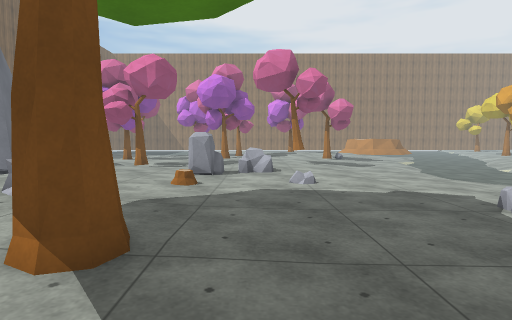
[1] (above)

19 first-person views from a walk through a 3-D level made in the Unity game engine. The camera is 1.3 m above the floor, tilts 4° down and sees 80° across. The floor is counted in squares, 1 m on a side. Each view is taken from the middle of a square. On the plan, view 1 faces up. The plan holds only what a view shows up to about 14 squares ahead; the rest is blank. The place goes on beyond the plan. The player is left out. Some animated figures are not drawn. Surface patterns are stand-ins for the level's own textures.

[2]
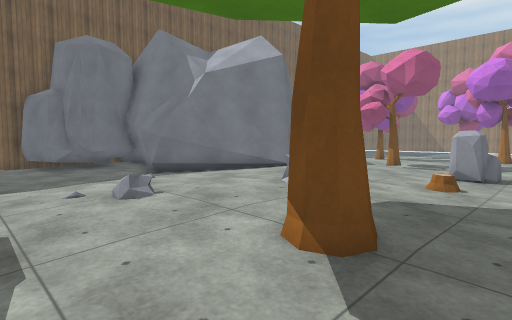

[3]
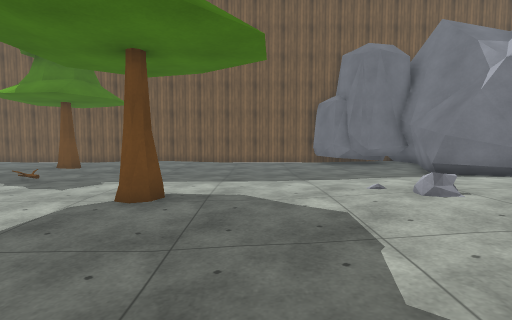

[4]
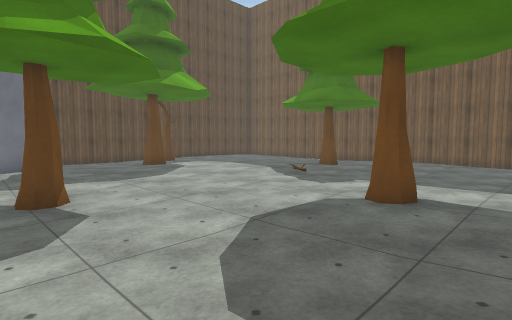

[5]
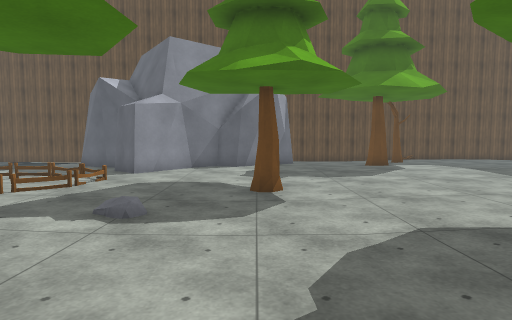

[6]
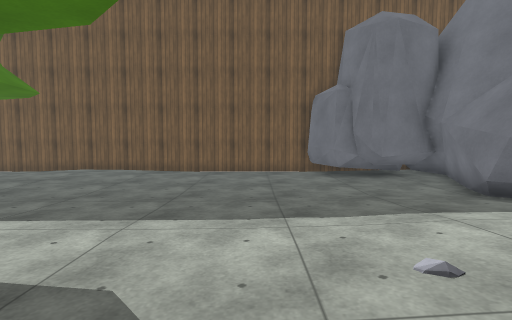

[7]
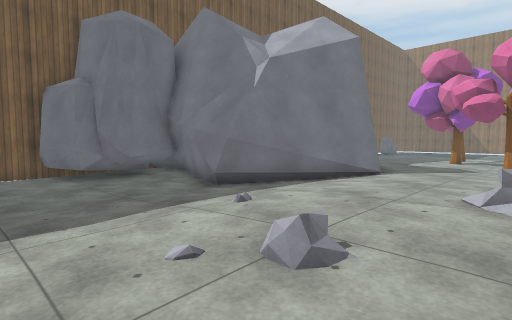

[8]
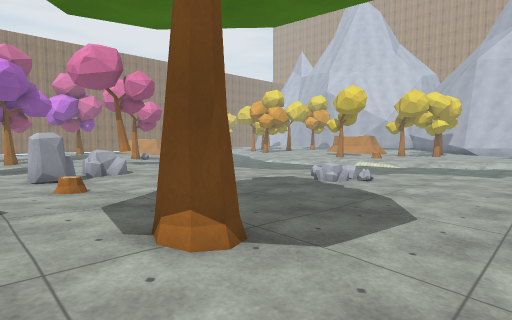

[9]
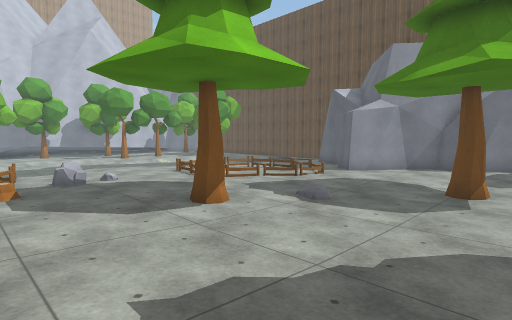

[10]
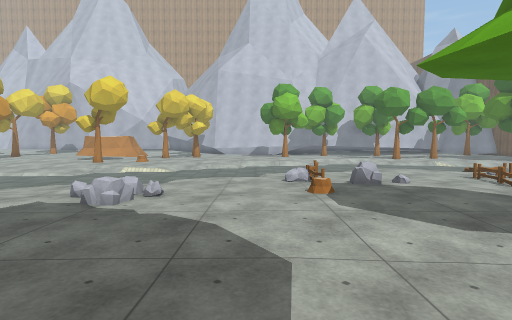

[11]
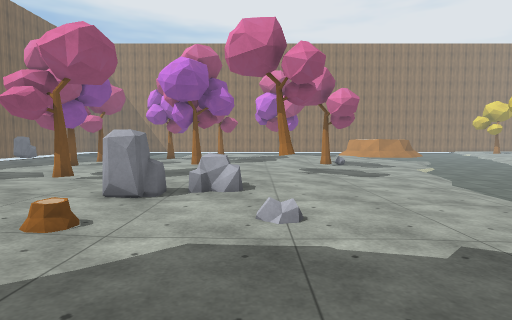

[12]
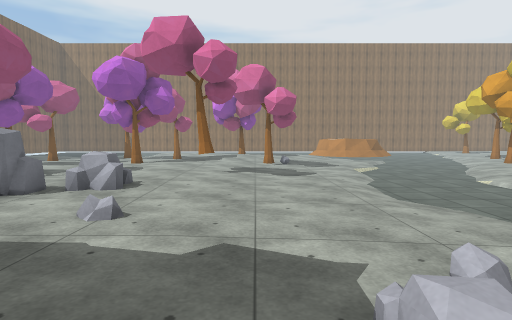

[13]
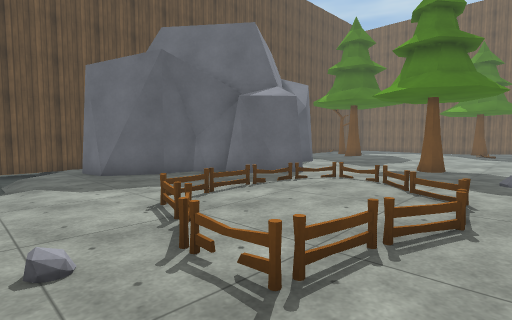

[14]
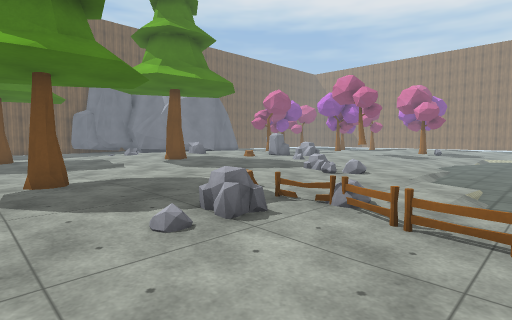

[15]
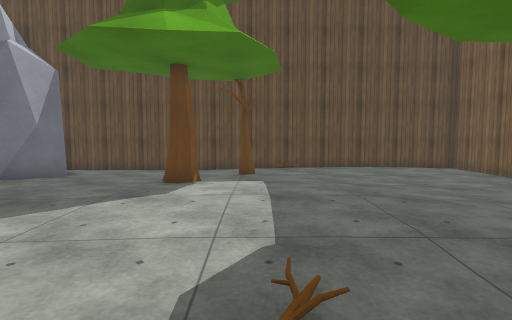

[16]
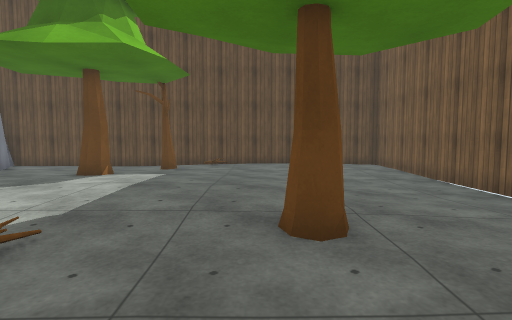

[17]
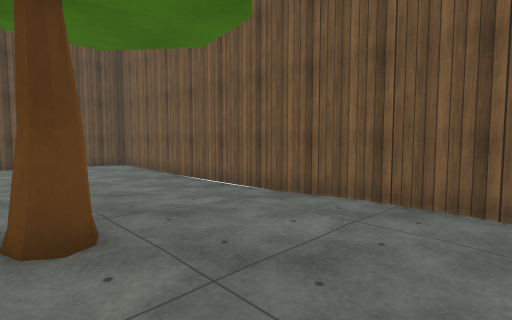

[18]
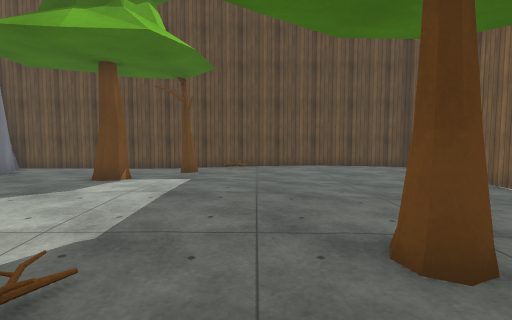

[19]
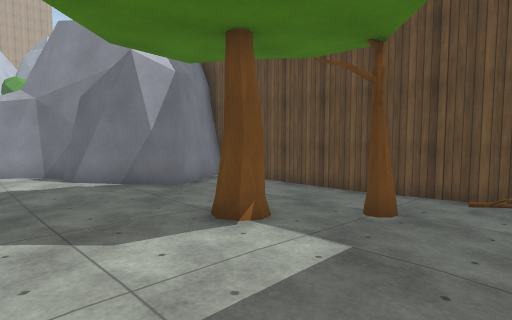

### Floor plan
Key: @ floor where view 1 was taken; # wall or solid block; . main floor; : floor 0.25 m higher than the main floor; - floor 0.25 m lower than the main floor; / step, stairs or slope; T tree; R rock; F fence.
Columns run from 18 left of view 1 to 12 right of it. Each row starts with its distance up from view 1.
 18           T ...........--------
 17          ..............--------
 16          ...........T..--------
 15          ...........T..--------
 14          ....T.........--------
 13          ...............-------
 12           .:::....R.....-------
 11          #:::::.RR.......------
 10         ##:::::..........------
  9         ##:::::..........------
  8        ##.:::::..........-----
  7 #####  ##.::::::.........------
  6    #####..:::RR::......R//-----
  5   RR--....:::::::......//.-----
  4  RRR--....:::::::..........----
  3 RRRR---...::/:::T..........---
  2 #R-----....:/::::...........---
  1 #------.....::...............--
  0 #------...........@.......//F--
 -1 #------.................../..-F
 -2 #------...................R..--
 -3 #...---....TT........T.......-
 -4 #...---.....T...----.T.......--
 -5 #.....-.........---.........---
 -6 #................--.....////---
 -7 #................--..../....F--
 -8 #................T..../.....---
 -9 #....T..........TT..../....F---
-10 #...................../....----
-11 #......::::..........././/FF---
-12 #-......:::..........##...----
-13 #--.....::..........###/..----
-14 #--........T.....######/.-----
-15 #..........T....##    ####---/
-16 #........T......#        ##---
-17 #........T......##        #---
-18 #................##       #-/-
-19 #...........---...#       ----
-20 ###################       ####

Positions as (right, up) in squares from view 1, and headings:
1: (0, 0), facing up
2: (0, 0), facing up-left
3: (0, -1), facing left
4: (0, -1), facing down-left
5: (-1, 0), facing down
6: (-4, 0), facing left
7: (-4, 0), facing up-left
8: (-4, 0), facing up-right
9: (-3, 1), facing down-right
10: (-2, 2), facing right
11: (1, 4), facing up
12: (4, 4), facing up
13: (12, -5), facing down-left
14: (12, -5), facing up-left
15: (-9, -6), facing down
16: (-12, -5), facing down
17: (-12, -5), facing down-left
18: (-11, -6), facing down
19: (-11, -11), facing down-right
